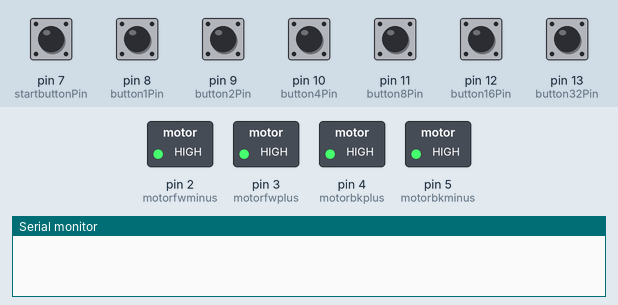
Bench run of a sketch on a simulated Arduino Uno, built with avr-gcc and run on an emulated ATmega328P. Parts: switched loads named in the sketch (green lamp = pin HIGH), the last lines printed to the serial monitor. Inputs (shaded band) come from the test bench; at power-on: pin 7 (startbuttonPin), pin 8 (button1Pin), pin 9 (button2Pin), pin 10 (button4Pin), pin 11 (button8Pin), pin 12 (button16Pin), pin 13 (button32Pin) HIGH.

Above: at 1.2 s.
1.3 s: pin 7 (startbuttonPin) pulled LOW for 0.15 s
At 2.4 s:
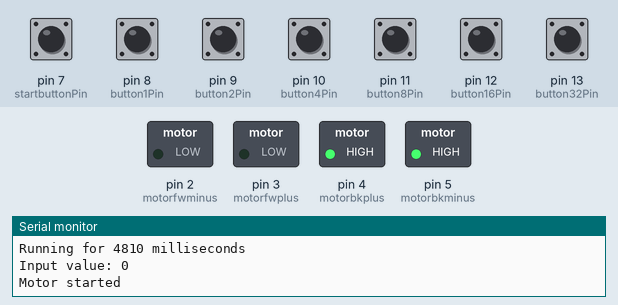
5.9 s: pin 7 (startbuttonPin) pulled LOW for 1 s
At 6.4 s:
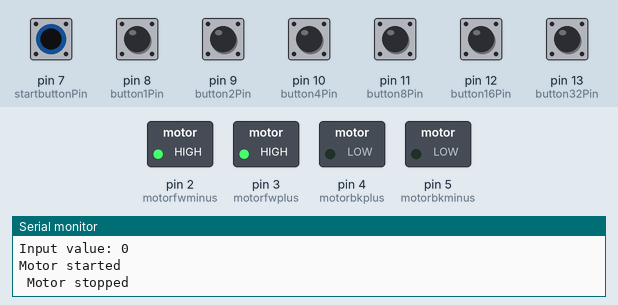
Timing chart, 0 to 13.5 s (numbered marks = the images above; inputs shaded):
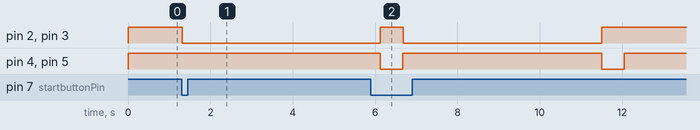

Measured:
- after the input at 1.3 s, pin 2 (motorfwminus), pin 3 (motorfwplus): HIGH → LOW at once
- by itself, pin 4 (motorbkplus), pin 5 (motorbkminus): alternates HIGH for 4.8 s and LOW for 0.55 s

The sketch:

Vehicle_2.0.ino
```cpp
/*
This is the program that controls my Electric Vehicle (wood wheel version timings).
It uses pins 7 and 9-12 for input by grounding out.
*/
// Time in milliseconds the motor runs per length
int time90  = 4810;   // 9 meter time
int time120 = 6320;   // 12 meter time
int brakedelay = 550;

// Button declarations, button90Pin is button for 9.0 meters
int motorfwminus = 2;
int motorfwplus = 3;
int motorbkplus = 4;
int motorbkminus = 5;
int button1Pin  = 8;
int button2Pin  = 9;
int button4Pin  = 10;
int button8Pin  = 11;
int button16Pin = 12;
int button32Pin = 13;
int startbuttonPin = 7;
int pinnum;

void setup(){
   pinMode(motorfwminus, OUTPUT);
   pinMode(motorfwplus, OUTPUT);
   pinMode(motorbkplus, OUTPUT);
   pinMode(motorbkminus, OUTPUT);
   digitalWrite(motorfwminus,HIGH);
   digitalWrite(motorfwplus,HIGH);
   digitalWrite(motorbkplus,HIGH);
   digitalWrite(motorbkminus,HIGH);
   // Define button pins as input and activate the internal pull-up resistor
   pinMode(button1Pin, INPUT_PULLUP);
   pinMode(button2Pin, INPUT_PULLUP);
   pinMode(button4Pin, INPUT_PULLUP);
   pinMode(button8Pin, INPUT_PULLUP);
   pinMode(button16Pin, INPUT_PULLUP);
   pinMode(startbuttonPin,INPUT_PULLUP);

   Serial.begin(9600);
}

void loop(){
   // Read the value of the input. It can either be 1 or 0
   int button1Value = digitalRead(button1Pin);
   delay(1);
   int button2Value = digitalRead(button2Pin);
   delay(1);
   int button4Value = digitalRead(button4Pin);
   delay(1);
   int button8Value = digitalRead(button8Pin);
   delay(1);
   int button16Value = digitalRead(button16Pin);
   delay(1);
   int button32Value = digitalRead(button32Pin);
   delay(1);
   int startbuttonValue = digitalRead(startbuttonPin);

   int pinnum = 0;
   if (button1Value == LOW)  {pinnum = pinnum + 1;}
   if (button2Value == LOW)  {pinnum = pinnum + 2;}
   if (button4Value == LOW)  {pinnum = pinnum + 4;}
   if (button8Value == LOW)  {pinnum = pinnum + 8;}
   if (button16Value == LOW) {pinnum = pinnum + 16;}
   if (button32Value == LOW) {pinnum = pinnum + 32;}
   int runtime = map(pinnum,0,60,time90,time120);

   if (startbuttonValue == LOW) {
    Serial.print("Running for ");
    Serial.print(runtime);
    Serial.println(" milliseconds");
    Serial.print("Input value: ");
    Serial.println(pinnum);
    runFunction(runtime, brakedelay);
   };
  delay(10);

}   // End of loop

   int runFunction(int runtime, int brakedelay){
      // If button pushed, turn motor on
      digitalWrite(motorfwminus,LOW);
      digitalWrite(motorfwplus, LOW);
      Serial.println("Motor started");
      delay(runtime);
      digitalWrite(motorfwminus,HIGH);
      digitalWrite(motorfwplus,HIGH);
      int button120Value = HIGH;
      Serial.println(" Motor stopped");
      digitalWrite(motorbkplus,LOW);
      digitalWrite(motorbkminus,LOW);
      delay(brakedelay);
      digitalWrite(motorbkplus,HIGH);
      digitalWrite(motorbkminus,HIGH);
   }
```
